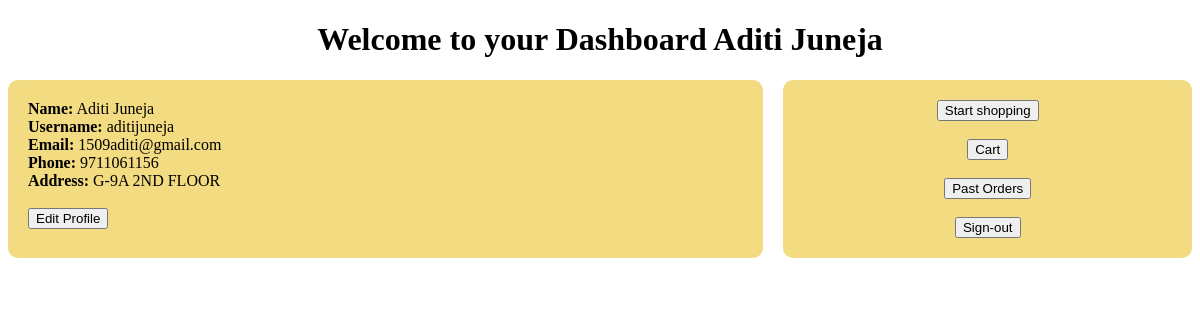
Page /customer/1/dashboard (signed in) on the committed database.
### application/models.py (models this page shows, shortened)
class User(db.Model,UserMixin):
    __abstract__=True
    name=db.Column(db.String,nullable=False)
    email=db.Column(db.String,unique=True,nullable=False)
    username=db.Column(db.String,unique=True,nullable=False)
    password=db.Column(db.String,nullable=False)
    phone_no=db.Column(db.String(10),nullable=False)

class Customer(User):
    __tablename__='customer'
    customer_id=db.Column(db.Integer, autoincrement=True,primary_key=True)
    address=db.Column(db.String,nullable=False)

### application/views/viewsCustomer.py (the view)
@viewsCustomer.route('/customer/<int:c_id>/dashboard')
def dashboard(c_id):
    user=Customer.query.filter_by(customer_id=c_id).first()
    return render_template("dashboard/dashboard_customer.html", account_type='customer',id=c_id,name=user.name,address=user.address,phone=user.phone_no,username=user.username,email=user.email)

### application/views/auth.py (called while the page is built)
def LoginManagerfunc(app):
    login_manager = LoginManager()
    login_manager.login_view = 'auth.signin'
    login_manager.init_app(app)
    @login_manager.user_loader
    def load_user(user_id):
        if session['account_type'] == 'Customer':
            return Customer.query.get(int(user_id))
        elif session['account_type'] == 'StoreManager':
            return StoreManager.query.get(int(user_id))
        elif session['account_type'] == 'DeliveryExecutive':
            return DeliveryExecutive.query.get(int(user_id))
        else:
            return None

### application/views/viewsCustomer.py (called while the page is built)
@viewsCustomer.before_request
@login_required
def require_login():
    pass

### templates/dashboard/dashboard_customer.html (shortened to what this page needs)
{% extends "dashboard/dashboard_base.html" %}
{% block additional_info %}
            <strong>Address:</strong> {{ address }} <br>
{% endblock %}
{% block buttons %}
    <button onclick="window.location.href='/customer/{{ id }}/searchProducts'">Start shopping</button> <br><br>
    <button onclick="window.location.href='/customer/{{ id }}/cart'">Cart</button> <br><br>
    <button onclick="window.location.href='/customer/{{ id }}/past_orders'">Past Orders</button> <br><br>
    <button onclick="window.location.href='/signout_customer'">Sign-out</button>
{% endblock %}

### templates/dashboard/dashboard_base.html (shortened to what this page needs)
<!DOCTYPE html>
<html lang="en">
<head>
</head>
<body>
    <h1 style="text-align: center">Welcome to your Dashboard {{ name }}</h1>
    <div class="container">
        <div class="left-column">
            <strong>Name:</strong> {{ name }} <br>
            <strong>Username:</strong> {{ username }} <br>
            <strong>Email:</strong> {{ email }} <br>
            <strong>Phone:</strong> {{ phone }} <br>
            {% block additional_info %}
            {% endblock %}
            <br>
            <button onclick="window.location.href='/{{ account_type }}/{{ id }}/editProfile'">Edit Profile</button>
        </div>
        <div class="right-column">
            {% block buttons %}{% endblock %}
        </div>
    </div>
</body>
</html>

### templates/dashboard/dashboard_base.html (style rules this page uses)
.container { display: flex; justify-content: space-between; }
.left-column { width: 66%; background-color: #f2db80; padding: 20px; border-radius: 10px; }
.right-column { width: 34%; align-items: center; text-align: center; background-color: #f2db80; padding: 20px; border-radius: 10px; margin-left: 20px; }

### rows in the picture
Customer: name "Aditi Juneja", username "aditijuneja", email "1509aditi@gmail.com", phone_no "9711061156", address "G-9A 2ND FLOOR"
